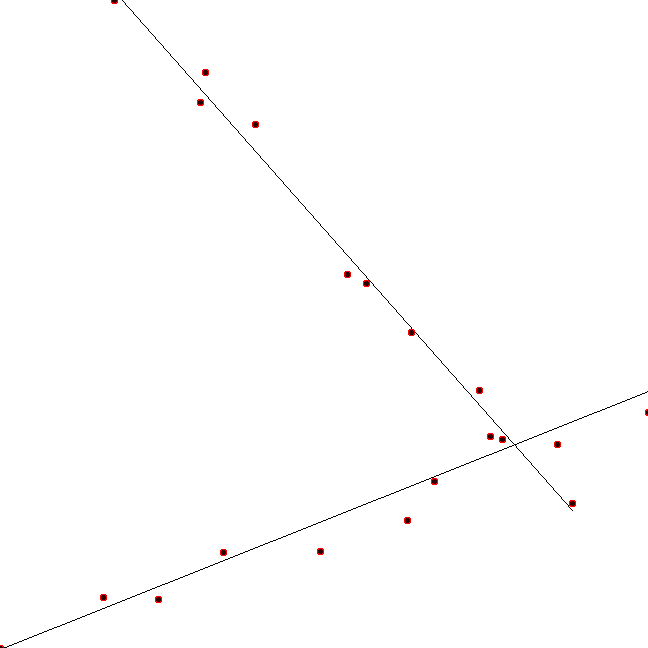

The Python source for this figure:
import numpy as np
import math
from PIL import Image, ImageDraw
import random

class Line:
    a=0.0
    b=0.0
    c=0.0
    d=0.0
    n=0.0
    xmn=999
    xmx=-xmn
    ymn =999
    ymx = -ymn

    def y(self,x):
        y= self.a*x+self.b
        return y
    
    def distance(self,x,y):
        xl = (self.a*(y-self.b) + x)/(1+self.a*self.a)
        yl = self.y(xl)
        dx = x - xl
        dy = y - yl
        d = math.sqrt(dx*dx+dy*dy)
        return d
    
    def __str__(self):
       return  'a={:f} b={:f} c={:f} d={:f} n={} x=({:f},{:f}) y=({:f},{:f})'.format(self.a, self.b,self.c,self.d,self.n, self.xmn,self.xmx,self.ymn,self.ymx)

    def graph(self, draw, frame, dx, dy):
        points =[]
        sx = dx/(frame.xmx - frame.xmn)
        sy= dy/(frame.ymx - frame.ymn)

        x = (self.xmn-frame.xmn)*sx
        y = (self.y(self.xmn) - frame.ymn)*sy
        points.append((x,y))

        x = (self.xmx-frame.xmn)*sx
        y = (self.y(self.xmx) - frame.ymn)*sy
        points.append((x,y))        

        draw.line(points, fill="blue", width=3)

def segments(x,y,r,n,frame):
    dx = (frame.xmx-frame.xmn)/n
    dy = (frame.ymx-frame.ymn)/n

    s=[]
    t=np.zeros(n*n,dtype=int)
    for i in range(0,len(x)):
        if dx>0 and r[i]==-1:
            px = int((x[i]-frame.xmn)/dx)
            py = int((y[i]-frame.ymn)/dy)
            k = px*(n-1)+py
            #print(px,py,n,k)
            t[k] = t[k]+1
            s.append(k)
        else:
            s.append(-1)
    return s,t

def setall(x,y,r,k):
    cnt = 0
    for i in range(0,len(x)):
        if r[i]==-1:
           r[i] = k
           cnt = cnt + 1
    return cnt

def remove(x,y,r,k,line,d):
    cnt = 0
    for i in range(0,len(x)):
        if r[i]==k and line.distance(x[i],y[i])>d:
           r[i] = -1
           cnt = cnt + 1
    return cnt

def add(x,y,r,k,line,d):
    cnt = 0
    for i in range(0,len(x)):
        if r[i]==-1 and line.distance(x[i],y[i])<=d:
           r[i] = k
           cnt = cnt + 1
    return cnt

def regression(x,y,r,k):
    sxy = 0.0
    sx2 = 0.0
    sy2 = 0.0
    sx = 0.0
    sy = 0.0
    m = len(x)
    n = 0
    line = Line()
    for i in range(0,m):
        if r[i]==k:
            sx = sx + x[i]
            sy = sy + y[i]
            sx2 = sx2 + x[i]*x[i]
            sy2 = sy2 + y[i]*y[i]
            sxy = sxy + x[i]*y[i] 
            n= n + 1

    ex2 = n * sx2 - sx * sx
    ey2 = n * sy2 - sy * sy
    et2 = n * sxy - sx * sy

    if n==0 or ex2 ==0 or ey2 == 0:
        return line

    line.a = et2 / ex2
    line.b = (sy - line.a * sx)/n
    line.c = et2 / ey2
    line.d = line.a * line.c + n/m
    line.n = n

    return line

def find_lines(x,y,max,nseg,band,dbg=False):
    frame = Line()
    r = []
    for i in range(0,len(x)):
        r.append(-1)
        if frame.xmn>=x[i]:
            frame.xmn=x[i]
        if frame.xmx<=x[i]:
            frame.xmx=x[i]
        if frame.ymn>=y[i]:
            frame.ymn=y[i]
        if frame.ymx<=y[i]:
            frame.ymx=y[i]

    n = 2
    l = 0
    lines=[]
    while len(lines)<max and n >=2:
        s,t = segments(x,y,r,nseg,frame)
        if dbg:
            print(s,t)
        line = Line()
        line.d=-999
        for i in range(0,len(t)):
            if t[i]>2:
                rline= regression(x,y,s,i)
                if dbg:
                    print("S",str(rline))
                if rline.n > 0 and line.d <= rline.d:
                    line = rline

        dx = band
        n = line.n
        if n>2:
            if dbg:
                print("F",str(line))
            while dx > 0.2*band:
                chg = 0.0
                if add(x,y,r,l,line,dx) > 0:
                    aline = regression(x,y,r,l)
                    if dbg:
                        print(aline)
                    remove(x,y,r,l,aline,0.5*dx)
                    cline = regression(x,y,r,l)
                    if dbg:
                        print(cline)
                    add(x,y,r,l,cline,0.3*dx)
                    nline= regression(x,y,r,l)
                    if dbg:
                        print(nline)
                    chg = abs(nline.d-aline.d)
                if chg<0.01:
                    dx = 0.0
                else:
                    dx = dx * 0.5
                line=nline

            if line.n == 0:
                break
            
            for i in range(0,len(x)):
                if r[i]==l:
                    s[i]=-1
                    if line.xmn>=x[i]:
                        line.xmn=x[i]
                    if line.xmx<=x[i]:
                        line.xmx=x[i]
                    if line.ymn>=y[i]:
                        line.ymn=y[i]
                    if line.ymx<=y[i]:
                        line.ymx=y[i]
            print(str(line))
            lines.append(line)
            l = l + 1
    return frame, lines, r

def graphPoints(x, y, r, draw, frame, dx, dy, dr):
    points =[]

    sx = dx/(frame.xmx - frame.xmn)
    sy= dy/(frame.ymx - frame.ymn)

    for i in range(0,len(x)):
        xp = (x[i] - frame.xmn)*sx
        yp = (y[i] - frame.ymn)*sy 
        #print(xp,yp)    
        draw.point((xp,yp), fill=300)
        draw.ellipse(((xp-dr,yp-dr),(xp+dr,yp+dr)),fill =300, outline="red")

def test():
    x=[]
    y=[]
    r=[]
    q = 0.3
    for i in range(0,10):
        xp = 1+i*0.2-q*(0.5-random.random())
        yp = 1.5*xp-3.2-q*(0.5-random.random())
        x.append(xp)
        y.append(yp)

    for i in range(0,10):
        xp = 0.5+i*0.3-q*(0.5-random.random())
        yp = -0.5*xp+2.1-q*(0.5-random.random())
        x.append(xp)
        y.append(yp)

    frame, lines, r =find_lines(x,y,5,2,3)    
    for line in lines:
        print(line) 
    print(r)

    im= Image.new("RGB", (648, 648), "#FFFFFF")
    draw = ImageDraw.Draw(im)
    for line in lines:
        line.graph(draw, frame, 648, 648)

    graphPoints(x,y,r,draw,frame,648,648,3)

    filename = "linear.jpg"
    try:
        im.save(filename, "PNG")
    except IOError:
        print("cannot save", filename)

test()